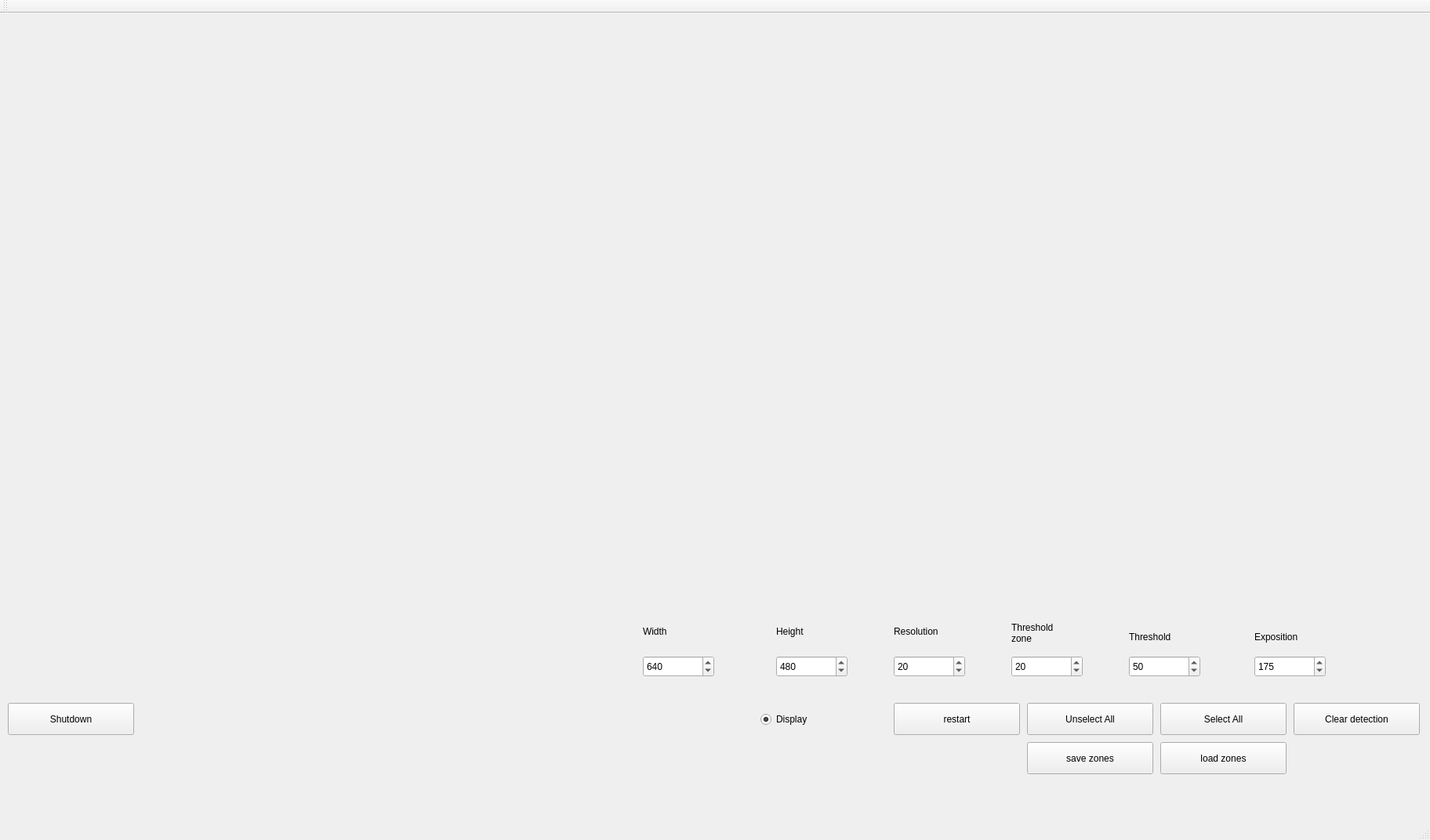
<?xml version="1.0" encoding="UTF-8"?>
<ui version="4.0">
 <class>MainWindow</class>
 <widget class="QMainWindow" name="MainWindow">
  <property name="geometry">
   <rect>
    <x>0</x>
    <y>0</y>
    <width>1824</width>
    <height>1072</height>
   </rect>
  </property>
  <property name="windowTitle">
   <string>MainWindow</string>
  </property>
  <widget class="QWidget" name="centralWidget">
   <widget class="QPushButton" name="bClearDetection">
    <property name="geometry">
     <rect>
      <x>1650</x>
      <y>880</y>
      <width>161</width>
      <height>41</height>
     </rect>
    </property>
    <property name="text">
     <string>Clear detection</string>
    </property>
    <property name="shortcut">
     <string/>
    </property>
   </widget>
   <widget class="QPushButton" name="bSelect">
    <property name="geometry">
     <rect>
      <x>1480</x>
      <y>880</y>
      <width>161</width>
      <height>41</height>
     </rect>
    </property>
    <property name="text">
     <string>Select All</string>
    </property>
    <property name="shortcut">
     <string/>
    </property>
   </widget>
   <widget class="QPushButton" name="bUnselect">
    <property name="geometry">
     <rect>
      <x>1310</x>
      <y>880</y>
      <width>161</width>
      <height>41</height>
     </rect>
    </property>
    <property name="text">
     <string>Unselect All</string>
    </property>
    <property name="shortcut">
     <string/>
    </property>
   </widget>
   <widget class="QPushButton" name="bRestart">
    <property name="geometry">
     <rect>
      <x>1140</x>
      <y>880</y>
      <width>161</width>
      <height>41</height>
     </rect>
    </property>
    <property name="text">
     <string>restart</string>
    </property>
    <property name="shortcut">
     <string/>
    </property>
   </widget>
   <widget class="QSpinBox" name="spinRes">
    <property name="geometry">
     <rect>
      <x>1140</x>
      <y>820</y>
      <width>91</width>
      <height>27</height>
     </rect>
    </property>
    <property name="minimum">
     <number>1</number>
    </property>
    <property name="maximum">
     <number>50</number>
    </property>
    <property name="value">
     <number>20</number>
    </property>
   </widget>
   <widget class="QSpinBox" name="spinThresholdZone">
    <property name="geometry">
     <rect>
      <x>1290</x>
      <y>820</y>
      <width>91</width>
      <height>27</height>
     </rect>
    </property>
    <property name="minimum">
     <number>1</number>
    </property>
    <property name="maximum">
     <number>254</number>
    </property>
    <property name="value">
     <number>20</number>
    </property>
   </widget>
   <widget class="QLabel" name="label">
    <property name="geometry">
     <rect>
      <x>1140</x>
      <y>780</y>
      <width>101</width>
      <height>17</height>
     </rect>
    </property>
    <property name="text">
     <string>Resolution</string>
    </property>
   </widget>
   <widget class="QLabel" name="label_2">
    <property name="geometry">
     <rect>
      <x>1290</x>
      <y>770</y>
      <width>111</width>
      <height>41</height>
     </rect>
    </property>
    <property name="text">
     <string>Threshold
zone</string>
    </property>
   </widget>
   <widget class="QPushButton" name="bShutdown">
    <property name="geometry">
     <rect>
      <x>10</x>
      <y>880</y>
      <width>161</width>
      <height>41</height>
     </rect>
    </property>
    <property name="text">
     <string>Shutdown</string>
    </property>
    <property name="shortcut">
     <string/>
    </property>
   </widget>
   <widget class="QLabel" name="label_3">
    <property name="geometry">
     <rect>
      <x>1440</x>
      <y>780</y>
      <width>111</width>
      <height>31</height>
     </rect>
    </property>
    <property name="text">
     <string>Threshold</string>
    </property>
   </widget>
   <widget class="QSpinBox" name="spinThreshold">
    <property name="geometry">
     <rect>
      <x>1440</x>
      <y>820</y>
      <width>91</width>
      <height>27</height>
     </rect>
    </property>
    <property name="minimum">
     <number>1</number>
    </property>
    <property name="maximum">
     <number>254</number>
    </property>
    <property name="value">
     <number>50</number>
    </property>
   </widget>
   <widget class="QSpinBox" name="spinExposition">
    <property name="geometry">
     <rect>
      <x>1600</x>
      <y>820</y>
      <width>91</width>
      <height>27</height>
     </rect>
    </property>
    <property name="minimum">
     <number>1</number>
    </property>
    <property name="maximum">
     <number>254</number>
    </property>
    <property name="value">
     <number>175</number>
    </property>
   </widget>
   <widget class="QLabel" name="label_4">
    <property name="geometry">
     <rect>
      <x>1600</x>
      <y>780</y>
      <width>111</width>
      <height>31</height>
     </rect>
    </property>
    <property name="text">
     <string>Exposition</string>
    </property>
   </widget>
   <widget class="QPushButton" name="bSave">
    <property name="geometry">
     <rect>
      <x>1310</x>
      <y>930</y>
      <width>161</width>
      <height>41</height>
     </rect>
    </property>
    <property name="text">
     <string>save zones</string>
    </property>
    <property name="shortcut">
     <string/>
    </property>
   </widget>
   <widget class="QPushButton" name="bLoad">
    <property name="geometry">
     <rect>
      <x>1480</x>
      <y>930</y>
      <width>161</width>
      <height>41</height>
     </rect>
    </property>
    <property name="text">
     <string>load zones</string>
    </property>
    <property name="shortcut">
     <string/>
    </property>
   </widget>
   <widget class="QRadioButton" name="radioDisplay">
    <property name="geometry">
     <rect>
      <x>970</x>
      <y>890</y>
      <width>151</width>
      <height>22</height>
     </rect>
    </property>
    <property name="text">
     <string>Display</string>
    </property>
    <property name="checked">
     <bool>true</bool>
    </property>
   </widget>
   <widget class="QLabel" name="label_5">
    <property name="geometry">
     <rect>
      <x>990</x>
      <y>780</y>
      <width>101</width>
      <height>17</height>
     </rect>
    </property>
    <property name="text">
     <string>Height</string>
    </property>
   </widget>
   <widget class="QSpinBox" name="spinHeight">
    <property name="geometry">
     <rect>
      <x>990</x>
      <y>820</y>
      <width>91</width>
      <height>27</height>
     </rect>
    </property>
    <property name="minimum">
     <number>1</number>
    </property>
    <property name="maximum">
     <number>2048</number>
    </property>
    <property name="value">
     <number>480</number>
    </property>
   </widget>
   <widget class="QSpinBox" name="spinWidth">
    <property name="geometry">
     <rect>
      <x>820</x>
      <y>820</y>
      <width>91</width>
      <height>27</height>
     </rect>
    </property>
    <property name="minimum">
     <number>1</number>
    </property>
    <property name="maximum">
     <number>2048</number>
    </property>
    <property name="value">
     <number>640</number>
    </property>
   </widget>
   <widget class="QLabel" name="label_6">
    <property name="geometry">
     <rect>
      <x>820</x>
      <y>780</y>
      <width>101</width>
      <height>17</height>
     </rect>
    </property>
    <property name="text">
     <string>Width</string>
    </property>
   </widget>
  </widget>
  <widget class="QMenuBar" name="menuBar">
   <property name="geometry">
    <rect>
     <x>0</x>
     <y>0</y>
     <width>1824</width>
     <height>25</height>
    </rect>
   </property>
  </widget>
  <widget class="QToolBar" name="mainToolBar">
   <attribute name="toolBarArea">
    <enum>TopToolBarArea</enum>
   </attribute>
   <attribute name="toolBarBreak">
    <bool>false</bool>
   </attribute>
  </widget>
  <widget class="QStatusBar" name="statusBar"/>
 </widget>
 <layoutdefault spacing="6" margin="11"/>
 <resources/>
 <connections/>
</ui>
